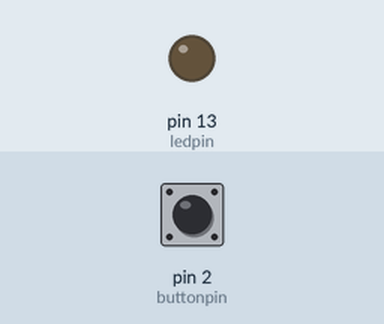
Bench run of a sketch on a simulated Arduino Uno, built with avr-gcc and run on an emulated ATmega328P. On the bench: output pins drawn as LEDs (lit = HIGH). The test bench sets the inputs (shaded band); at power-on: pin 2 (buttonpin) LOW. What the sketch prints to the serial monitor is not drawn.

Above: at 1.2 s.
1.3 s: pin 2 (buttonpin) pulled HIGH for 0.15 s
At 1.37 s:
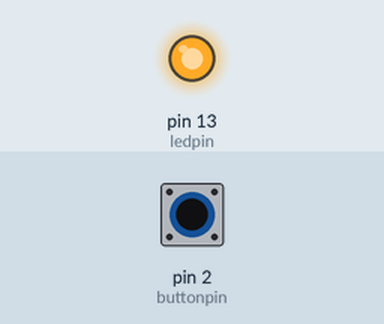
2.9 s: pin 2 (buttonpin) pulled HIGH for 3.2 s
At 6.4 s:
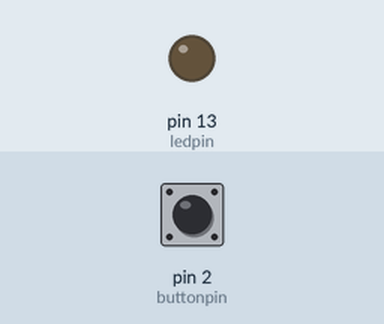
Timing chart, 0 to 7.9 s (numbered marks = the images above; inputs shaded):
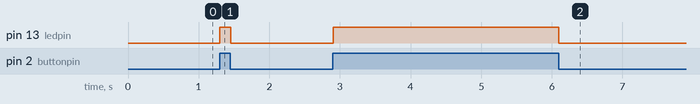

The sketch:

Button_Activated.ino
```cpp
int ledpin = 13;
int buttonpin = 2;
int buttonstate = 0;

void setup() {
  pinMode(LED_BUILTIN, OUTPUT);
  pinMode (buttonpin, INPUT);
  Serial.begin(9600);

}

void loop() {

  // read the state of the pushbutton value:
  buttonstate = digitalRead(buttonpin);

  // check if the pushbutton is pressed. If it is, the buttonState is HIGH:
  if (buttonstate == HIGH) {
    // turn LED on:
    digitalWrite(ledpin, HIGH);
  } else {
    // turn LED off:
    digitalWrite(ledpin, LOW);
  }
  Serial.println(buttonstate);               //almost always turn this on, it turns on the serial so you can see what happens

}
```

Measured:
- after the input at 1.3 s, pin 13 (ledpin): LOW → HIGH at once, → LOW 0.15 s later
- after the input at 2.9 s, pin 13 (ledpin): LOW → HIGH at once, → LOW 3.2 s later
